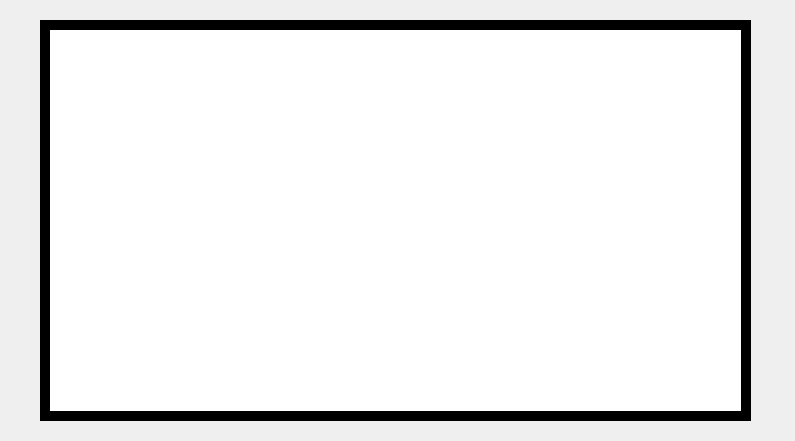
<?xml version="1.0" encoding="UTF-8"?>
<ui version="4.0">
 <class>Form</class>
 <widget class="QWidget" name="Form">
  <property name="geometry">
   <rect>
    <x>0</x>
    <y>0</y>
    <width>795</width>
    <height>441</height>
   </rect>
  </property>
  <property name="windowTitle">
   <string>Form</string>
  </property>
  <widget class="QLabel" name="label">
   <property name="geometry">
    <rect>
     <x>0</x>
     <y>0</y>
     <width>801</width>
     <height>451</height>
    </rect>
   </property>
   <property name="styleSheet">
    <string notr="true">border-image: url(:/newPrefix/fondo.qrc.png);</string>
   </property>
   <property name="text">
    <string/>
   </property>
  </widget>
  <widget class="QLabel" name="label_2">
   <property name="geometry">
    <rect>
     <x>40</x>
     <y>20</y>
     <width>711</width>
     <height>401</height>
    </rect>
   </property>
   <property name="styleSheet">
    <string notr="true">background-color: rgb(0, 0, 0);</string>
   </property>
   <property name="text">
    <string/>
   </property>
  </widget>
  <widget class="QLabel" name="label_3">
   <property name="geometry">
    <rect>
     <x>50</x>
     <y>30</y>
     <width>691</width>
     <height>381</height>
    </rect>
   </property>
   <property name="styleSheet">
    <string notr="true">background-color: rgb(255, 255, 255);</string>
   </property>
   <property name="text">
    <string/>
   </property>
  </widget>
  <widget class="QLabel" name="label_4">
   <property name="geometry">
    <rect>
     <x>50</x>
     <y>30</y>
     <width>691</width>
     <height>61</height>
    </rect>
   </property>
   <property name="styleSheet">
    <string notr="true">border-image: url(:/newPrefix/superio.png);</string>
   </property>
   <property name="text">
    <string>&lt;html&gt;&lt;head/&gt;&lt;body&gt;&lt;p align=&quot;center&quot;&gt;&lt;span style=&quot; font-size:28pt; font-weight:600; color:#ffffff;&quot;&gt;Learn to recycle &lt;/span&gt;&lt;/p&gt;&lt;/body&gt;&lt;/html&gt;</string>
   </property>
  </widget>
  <widget class="QLabel" name="label_5">
   <property name="geometry">
    <rect>
     <x>60</x>
     <y>90</y>
     <width>661</width>
     <height>301</height>
    </rect>
   </property>
   <property name="styleSheet">
    <string notr="true">border-image: url(:/newPrefix/fondoex.png);</string>
   </property>
   <property name="text">
    <string/>
   </property>
  </widget>
  <widget class="QLabel" name="label_6">
   <property name="geometry">
    <rect>
     <x>50</x>
     <y>360</y>
     <width>71</width>
     <height>51</height>
    </rect>
   </property>
   <property name="styleSheet">
    <string notr="true">border-image: url(:/newPrefix/return.png);</string>
   </property>
   <property name="text">
    <string/>
   </property>
  </widget>
  <widget class="QLabel" name="label_7">
   <property name="geometry">
    <rect>
     <x>670</x>
     <y>360</y>
     <width>71</width>
     <height>51</height>
    </rect>
   </property>
   <property name="styleSheet">
    <string notr="true">border-image: url(:/newPrefix/confirmar.png);</string>
   </property>
   <property name="text">
    <string/>
   </property>
  </widget>
 </widget>
 <resources>
  <include location="fondos imagenes/Nueva carpeta/Nuevo documento de texto (4).txt"/>
 </resources>
 <connections/>
</ui>
